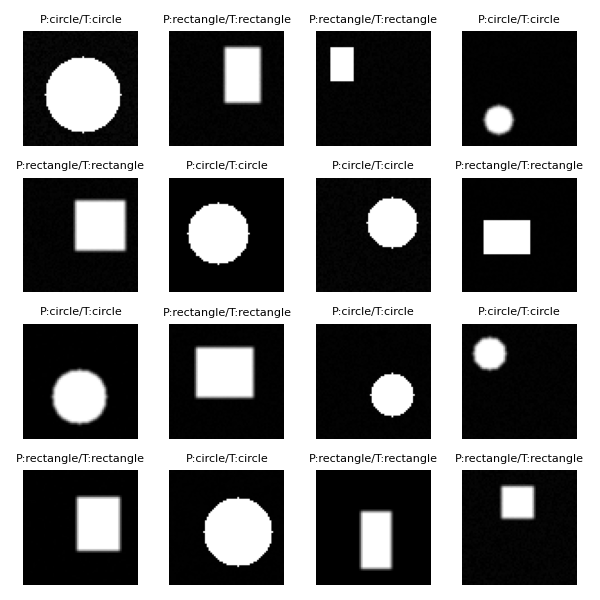
#> input picture backend/scripts/model1/pred_grid.png, 600 x 600 px
$ python advanced_image_processing.py model1/pred_grid.png
#> lines starting #> are read from the running program, lines starting #| are printed output that depends on the picture
#!/usr/bin/env python3
"""
Advanced Image Processing - Self-implemented algorithms for learning
Includes: Sobel edge detection, morphological operations, custom convolution
"""

import numpy as np
from scipy import ndimage
from PIL import Image

class AdvancedImageProcessor:
    """Advanced image processing with self-implemented algorithms"""

    @staticmethod
    def read_image(img_path):
        """Read image and convert to grayscale"""
        img = Image.open(img_path).convert('L')
        return np.array(img, dtype=np.float32)

    @staticmethod
    def normalize(img):
        """Normalize image to [0, 1]"""
        return img / 255.0

    @staticmethod
    def denormalize(img):
        """Denormalize from [0, 1] to [0, 255]"""
        return np.clip(img * 255, 0, 255).astype(np.uint8)

    @staticmethod
    def invert_if_needed(img):
        """Invert image if background is white (mean > 127)"""
        if img.mean() > 127:
            img = 255 - img
        return img

    @staticmethod
    def sobel_edge_detection(img):
        """
        Sobel edge detection (self-implemented)
        Detects edges by computing gradient magnitude
        """
        # Sobel kernels
        sobel_x = np.array([[-1, 0, 1],
                           [-2, 0, 2],
                           [-1, 0, 1]], dtype=np.float32)

        sobel_y = np.array([[-1, -2, -1],
                           [0, 0, 0],
                           [1, 2, 1]], dtype=np.float32)

        # Apply convolution
        gx = AdvancedImageProcessor._convolve(img, sobel_x)
        gy = AdvancedImageProcessor._convolve(img, sobel_y)

        # Compute gradient magnitude
        edges = np.sqrt(gx**2 + gy**2)

        # Normalize
        edges = np.clip(edges, 0, 255)
        return edges.astype(np.uint8)

    @staticmethod
    def laplacian_sharpening(img):
        """
        Laplacian filter for edge enhancement (self-implemented)
        """
        laplacian = np.array([[0, -1, 0],
                             [-1, 4, -1],
                             [0, -1, 0]], dtype=np.float32)

        sharpened = AdvancedImageProcessor._convolve(img, laplacian)

        # Combine with original for enhancement
        result = img + 0.3 * sharpened
        return np.clip(result, 0, 255).astype(np.uint8)

    @staticmethod
    def _convolve(img, kernel):
        """
        2D Convolution (self-implemented)
        Applies kernel to image with reflection padding
        """
        k_h, k_w = kernel.shape
        pad_h, pad_w = k_h // 2, k_w // 2

        # Pad image with reflection
        padded = np.pad(img, ((pad_h, pad_h), (pad_w, pad_w)), mode='reflect')

        h, w = img.shape
        output = np.zeros_like(img, dtype=np.float32)

        # Apply convolution
        for i in range(h):
            for j in range(w):
                region = padded[i:i+k_h, j:j+k_w]
                output[i, j] = np.sum(region * kernel)

        return output

    @staticmethod
    def dilate(img, kernel_size=3, iterations=1):
        """
        Morphological dilation (self-implemented)
        Expands white regions
        """
        result = img.copy()

        for _ in range(iterations):
            # Create kernel
            kernel = np.ones((kernel_size, kernel_size), dtype=np.uint8)
            pad = kernel_size // 2
            padded = np.pad(result, ((pad, pad), (pad, pad)), mode='constant', constant_values=0)

            h, w = result.shape
            dilated = np.zeros_like(result)

            for i in range(h):
                for j in range(w):
                    region = padded[i:i+kernel_size, j:j+kernel_size]
                    dilated[i, j] = np.max(region * kernel)

            result = dilated

        return result.astype(np.uint8)

    @staticmethod
    def erode(img, kernel_size=3, iterations=1):
        """
        Morphological erosion (self-implemented)
        Shrinks white regions
        """
        result = img.copy()

        for _ in range(iterations):
            # Create kernel
            kernel = np.ones((kernel_size, kernel_size), dtype=np.uint8)
            pad = kernel_size // 2
            padded = np.pad(result, ((pad, pad), (pad, pad)), mode='constant', constant_values=255)

            h, w = result.shape
            eroded = np.zeros_like(result)

            for i in range(h):
                for j in range(w):
                    region = padded[i:i+kernel_size, j:j+kernel_size]
                    # Minimum of the region (for erosion)
                    eroded[i, j] = np.min(region * kernel / kernel) if np.any(kernel) else 0

            result = eroded

        return result.astype(np.uint8)

    @staticmethod
    def adaptive_histogram_equalization(img, window_size=16):
        """
        Adaptive histogram equalization for contrast enhancement
        Improves local contrast
        """
        from scipy.ndimage import uniform_filter

        # Compute local mean
        local_mean = uniform_filter(img.astype(np.float32), size=window_size)

        # Enhance contrast
        enhanced = img.astype(np.float32) - local_mean + 128

        return np.clip(enhanced, 0, 255).astype(np.uint8)

    @staticmethod
    def resize_bilinear(img, new_size):
        """Bilinear interpolation resize (self-implemented)"""
        h, w = img.shape
        new_h, new_w = new_size

        output = np.zeros(new_size, dtype=np.float32)

        scale_y = h / new_h
        scale_x = w / new_w

        for i in range(new_h):
            for j in range(new_w):
                src_y = (i + 0.5) * scale_y - 0.5
                src_x = (j + 0.5) * scale_x - 0.5

                src_y = np.clip(src_y, 0, h - 1)
                src_x = np.clip(src_x, 0, w - 1)

                y0, x0 = int(src_y), int(src_x)
                y1 = min(y0 + 1, h - 1)
                x1 = min(x0 + 1, w - 1)

                fy = src_y - y0
                fx = src_x - x0

                output[i, j] = (
                    (1 - fy) * (1 - fx) * img[y0, x0] +
                    (1 - fy) * fx * img[y0, x1] +
                    fy * (1 - fx) * img[y1, x0] +
                    fy * fx * img[y1, x1]
                )

        return output.astype(np.uint8)

    @staticmethod
    def preprocess_mnist_advanced(img_path):
        """
        Advanced preprocessing for MNIST
        Pipeline: Read → Invert → Edge enhance → Resize → Normalize
        """
        # Read
        img = AdvancedImageProcessor.read_image(img_path)

        # Invert if needed
        img = AdvancedImageProcessor.invert_if_needed(img)

        # Enhance edges for better feature detection
        img = AdvancedImageProcessor.laplacian_sharpening(img)
#> in laplacian_sharpening, `result = img + 0.3 * sharpened`:
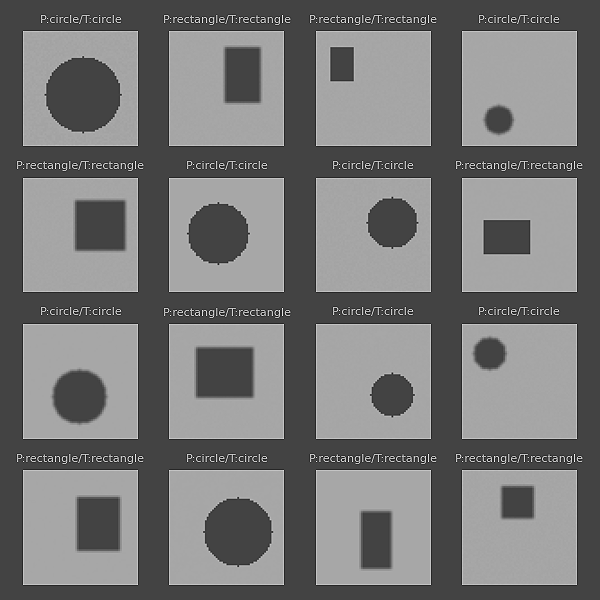
#> result: shape (600, 600) float32; min -172.1, max 479.7, mean 127.9; drawn with min black and max white

        # Adaptive contrast
        img = AdvancedImageProcessor.adaptive_histogram_equalization(img, window_size=8)
#> in adaptive_histogram_equalization, `local_mean = uniform_filter(img.astype(np.float32), size=window_size)`:
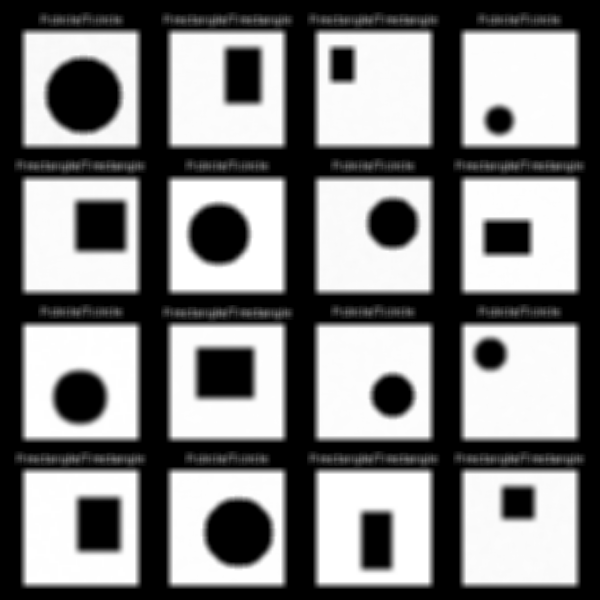
#> local_mean: shape (600, 600) float32; min 0, max 255, mean 128.1

        # Resize
        img = AdvancedImageProcessor.resize_bilinear(img, (28, 28))

        # Normalize
        img = AdvancedImageProcessor.normalize(img)

        return img

    @staticmethod
    def preprocess_shapes_advanced(img_path, imgsz=64):
        """
        Advanced preprocessing for Shapes
        Pipeline: Read → Invert → Edge detect → Dilate → Resize → Normalize
        """
        # Read
        img = AdvancedImageProcessor.read_image(img_path)

        # Invert if needed
        img = AdvancedImageProcessor.invert_if_needed(img)

        # Detect edges
        edges = AdvancedImageProcessor.sobel_edge_detection(img)

        # Combine edges with original
        combined = (img * 0.7 + edges * 0.3).astype(np.uint8)

        # Dilate for better connectivity
        dilated = AdvancedImageProcessor.dilate(combined, kernel_size=3, iterations=1)

        # Resize
        img = AdvancedImageProcessor.resize_bilinear(dilated, (imgsz, imgsz))

        # Normalize
        img = AdvancedImageProcessor.normalize(img)

        return img


if __name__ == "__main__":
    # Test
    import sys
    if len(sys.argv) > 1:
        img_path = sys.argv[1]
        processor = AdvancedImageProcessor()

        print("Original image shape:", processor.read_image(img_path).shape)

        # Test MNIST preprocessing
        mnist_img = processor.preprocess_mnist_advanced(img_path)
        print("MNIST preprocessed shape:", mnist_img.shape)
#| MNIST preprocessed shape: (28, 28)

        # Test Shapes preprocessing
        shapes_img = processor.preprocess_shapes_advanced(img_path)
#> after the loop in _convolve (call 3), `for i in range(h):`:
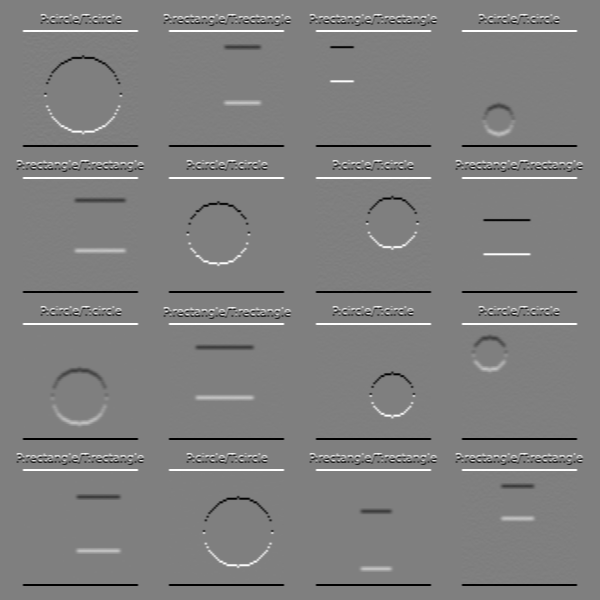
#> output: shape (600, 600) float32; min -1020, max 1020, mean 0; drawn with min black and max white
#> in sobel_edge_detection, `edges = np.clip(edges, 0, 255)`:
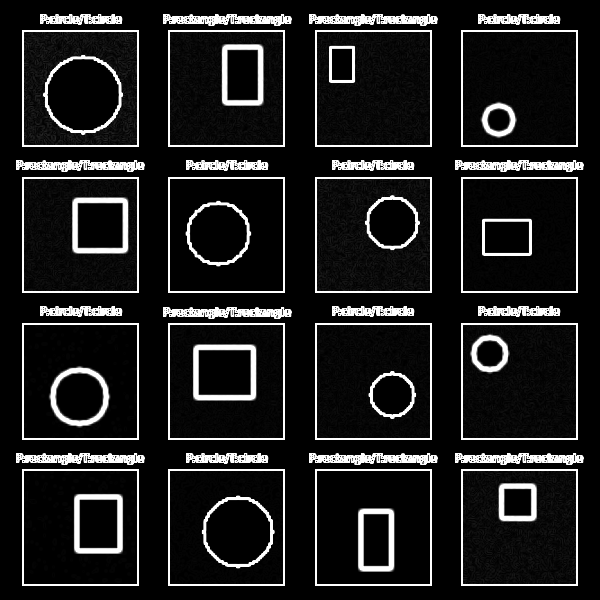
#> edges: shape (600, 600) float32; min 0, max 255, mean 30.6
#> the loop in dilate, `for _ in range(iterations):` made 1 pass
#> pass 1, in dilate, `padded = np.pad(result, ((pad, pad), (pad, pad)), mode='constant', con..`:
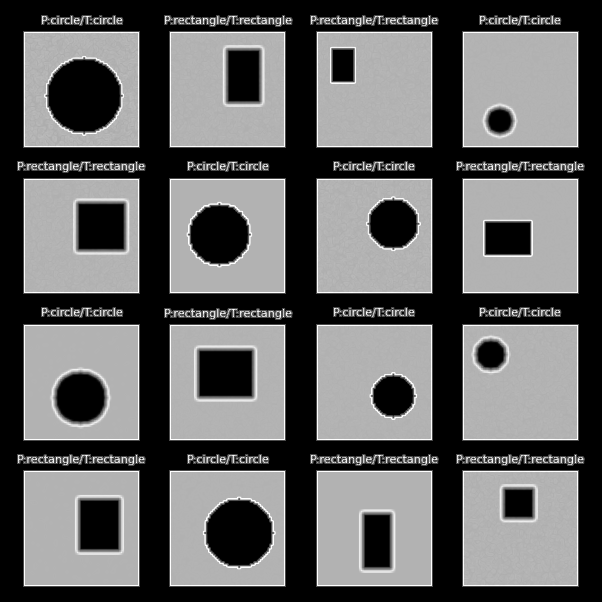
#> padded: shape (602, 602); min 0, max 255, mean 97.8
#> after the loop in dilate, `for _ in range(iterations):`:
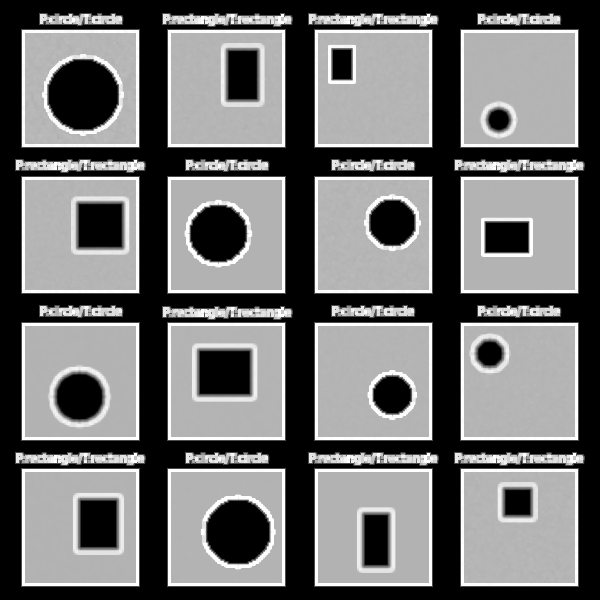
#> dilated: shape (600, 600); min 0, max 255, mean 112.9
#> call 2 of resize_bilinear, with new_size = (64, 64)
#> after the loop in resize_bilinear (call 2), `for i in range(new_h):`:
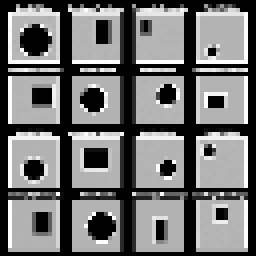
#> output: shape (64, 64) float32 (shown 4 times larger); min 0, max 255, mean 115
        print("Shapes preprocessed shape:", shapes_img.shape)
#| Shapes preprocessed shape: (64, 64)
